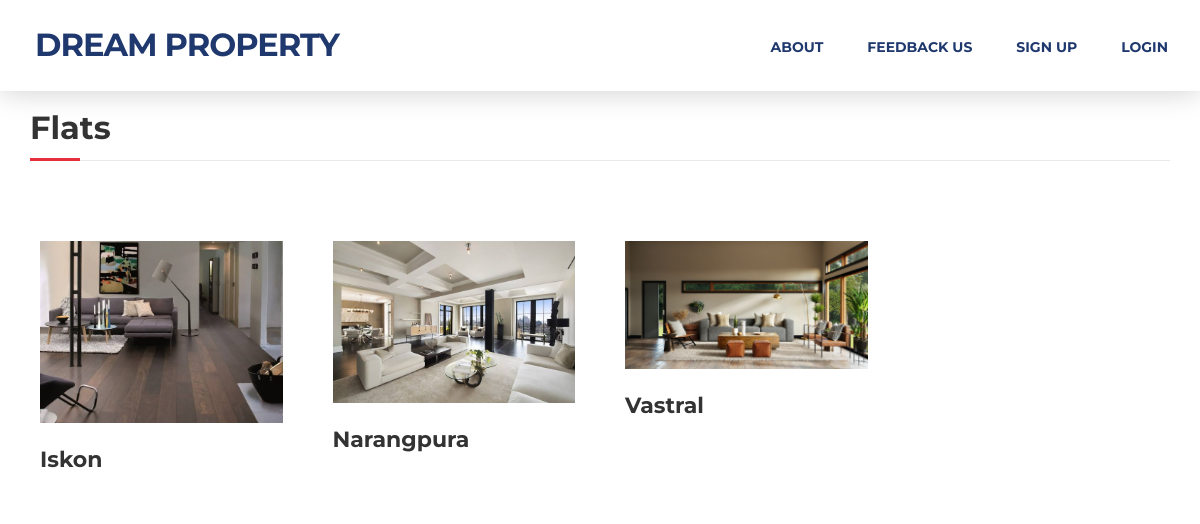
The app's page /flat/ with its own data.
### myapp/models.py (models this page shows, shortened)
class Property(models.Model):
	CHOICE1=(
			('Flat','Flat'),
			('Tenament','Tenament'),
			('Bungalow','Bungalow'),
			('villas','villas'),
		)
	CHOICE2=(
			('1 BHK','1 BHK'),
			('2 BHK','2 BHK'),
			('3 BHK','3 BHK'),
			('4 BHK','4 BHK'),
			('5 BHK','5 BHK'),
			('6 BHK','6 BHK'),
			('7 BHK','7 BHK'),
			('8 BHK','8 BHK'),
		)
	CHOICE3=(
			('Maninagar','Maninagar'),
			('Memnagar','Memnagar'),
			('Bopal','Bopal'),
			('Iskon','Iskon'),
			('Gota','Gota'),
			('Vaishnodevi','Vaishnodevi'),
			('Naranpura','Naranpura'),
			('Sola','Sola'),
			('Thaltej','Thaltej'),
			('Sarkej','Sarkej'),
			('Shilaj','Shilaj'),
			('Navrangpura','Navrangpura'),
			('Gurukul','Gurukul'),
			('Juhapura','Juhapura'),
			('Ambavadi','Ambavadi'),
			('Shivranjani','Shivranjani'),
			('Ghodasar','Ghodasar'),
			('Vastrapur','Vastrapur'),
			('Vastral','Vastral'),
			('K.K Nagar','K.K Nagar'),
		)
	property_seller=models.ForeignKey(User,on_delete=models.CASCADE)
	property_type=models.CharField(max_length=100,choices=CHOICE1)
	property_sub_type=models.CharField(max_length=100,choices=CHOICE2)
	property_location=models.CharField(max_length=100,choices=CHOICE3,default="Bopal")
	property_area=models.CharField(max_length=100)
	property_price=models.CharField(max_length=100)
	property_address=models.TextField()
	property_desc=models.TextField(default="")
	property_image1=models.ImageField(upload_to="images/")
	property_image2=models.ImageField(upload_to="images/")
	property_image3=models.ImageField(upload_to="images/")
	property_image4=models.ImageField(upload_to="images/")
	property_image5=models.ImageField(upload_to="images/")
	status=models.BooleanField(default=False)

### myapp/views.py (the view)
# urls.py: path('flat/',views.flat,name='flat'),
def flat(request):
	flats=Property.objects.filter(property_type='Flat')
	return render(request,'flats.html',{'flats':flats})

### myapp/templates/flats.html
{% extends 'header.html' %}
{% load static %}
{% block content %}
<!DOCTYPE html>
<html lang="en">
<head>
</head>
<body id="page-top" data-spy="scroll" data-target=".navbar-fixed-top">
<div id="services">
  <div class="container">
    <div class="section-title">
      <h2>Flats</h2>
    </div>
    <div class="row">
      {% for i in flats %}
        <div class="col-md-3">
          <div class="service-media"> <img src="{{i.property_image1.url}}" alt=" "> </div>
          <div class="service-desc">
            {% if i.status %}
              <h1 style="color:red">Sold Out</h1>
            {% else %}
              <a href="{% url 'property_details_flats' pk=i.pk %}"><h3>{{i.property_location}}</h3></a>
            {% endif %}
          </div>
        </div>
      {% endfor %}
    </div>
  </div>
</div>
</body>
</html>
{% endblock %}

### myapp/static/css/style.css (style rules this page uses)
body, html { font-family: 'Open Sans', sans-serif; text-rendering: optimizeLegibility !important; -webkit-font-smoothing: antialiased !important; color: #666; font-weight: 400; width: 100% !important; height: 100% !important; }
h2 { font-family: 'Montserrat', sans-serif; margin: 0 0 20px 0; font-weight: 700; font-size: 32px; color: #333; }
h3 { font-family: 'Montserrat', sans-serif; font-size: 22px; font-weight: 700; color: #333; }
a { color: #1f386e; font-weight: 400; }
.section-title { margin-bottom: 70px; }
.section-title h2 { position: relative; margin-top: 10px; margin-bottom: 15px; padding-bottom: 15px; border-bottom: 1px solid rgba(0, 0, 0, 0.09); }
.section-title h2::after { position: absolute; content: ""; background-color: #e52f3c; height: 3px; width: 50px; bottom: -1px; left: 0; }
#services { padding: 100px 0; }
#services .service-media { margin: 10px; }
#services .service-media img { position: relative; display: block; width: 100%; height: auto; }
#services .service-desc { margin: 10px 10px 20px; }
#services h3 { font-weight: 700; padding: 5px 0; }

### records on screen
Property: property_image1 (picture), property_location "Iskon"
Property: property_image1 (picture), property_location "Narangpura"
Property: property_image1 (picture), property_location "Vastral"
